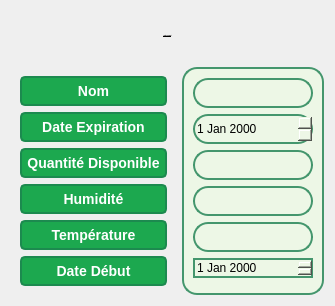
                 <widget class="QWidget" name="formajout">
                  <property name="styleSheet">
                   <string notr="true">border:none;
    background-image: url(&quot;:/images/bg.jpeg&quot;);
    background-repeat: no-repeat;
    background-position: center;
    background-size: cover; /* Optionnel */</string>
                  </property>
                  <layout class="QVBoxLayout" name="verticalLayout_9">
                   <item>
                    <widget class="QFrame" name="frame_6">
                     <property name="minimumSize">
                      <size>
                       <width>0</width>
                       <height>0</height>
                      </size>
                     </property>
                     <property name="maximumSize">
                      <size>
                       <width>400</width>
                       <height>16777215</height>
                      </size>
                     </property>
                     <property name="styleSheet">
                      <string notr="true">border:none;</string>
                     </property>
                     <property name="frameShape">
                      <enum>QFrame::Shape::StyledPanel</enum>
                     </property>
                     <property name="frameShadow">
                      <enum>QFrame::Shadow::Raised</enum>
                     </property>
                     <layout class="QVBoxLayout" name="verticalLayout_8">
                      <property name="leftMargin">
                       <number>0</number>
                      </property>
                      <property name="topMargin">
                       <number>0</number>
                      </property>
                      <property name="rightMargin">
                       <number>0</number>
                      </property>
                      <property name="bottomMargin">
                       <number>0</number>
                      </property>
                      <item>
                       <widget class="QPushButton" name="pushButton_6">
                        <property name="minimumSize">
                         <size>
                          <width>0</width>
                          <height>50</height>
                         </size>
                        </property>
                        <property name="maximumSize">
                         <size>
                          <width>16777215</width>
                          <height>16777215</height>
                         </size>
                        </property>
                        <property name="font">
                         <font>
                          <family>Roboto</family>
                          <pointsize>-1</pointsize>
                          <bold>true</bold>
                          <underline>true</underline>
                         </font>
                        </property>
                        <property name="cursor">
                         <cursorShape>PointingHandCursor</cursorShape>
                        </property>
                        <property name="layoutDirection">
                         <enum>Qt::LayoutDirection::LeftToRight</enum>
                        </property>
                        <property name="styleSheet">
                         <string notr="true">QPushButton {
    background-color: rgb(50, 120, 90); /* Couleur verte foncée */
    /*color: black;*/
   /* color: #1f472e;*/
color:black;
    font-family: &quot;Roboto&quot;, sans-serif;
     
    font-weight: bold; /* texte en gras */
    font-size: 20px;
    text-decoration: underline;  /* Texte souligné */
    line-height: 1.5;

    width: 200px;
    height: 40px;
    opacity: 0.65;
    text-align: center;
    
    border-style: solid;
    transition: background-color 0.3s ease, opacity 0.3s ease, transform 0.3s ease; /* Transition pour effet plus fluide */
}

QPushButton:hover {
    background-color: rgb(70, 140, 110); /* Couleur de fond légèrement plus claire au survol */
    opacity: 0.85; /* Augmentation de l'opacité */
    transform: scale(1.05); /* Agrandissement léger */
    box-shadow: 2px 2px 5px rgba(0, 0, 0, 0.3); /* Ombre pour donner de la profondeur */
}

                                                           

/*                                                  
QPushButton {
    background-color: rgb(50, 120, 90); 
    color: black;
    
    font-size: 20px;
    text-decoration: underline;   
    line-height: 1.5;

    width: 200px;
    height: 40px;
    opacity: 0.65;
    text-align: center;
    
    border-style: solid;
}
/*</string>
                        </property>
                        <property name="text">
                         <string>Ajouter le Produit</string>
                        </property>
                       </widget>
                      </item>
                      <item>
                       <widget class="QFrame" name="frame_10">
                        <property name="frameShape">
                         <enum>QFrame::Shape::StyledPanel</enum>
                        </property>
                        <property name="frameShadow">
                         <enum>QFrame::Shadow::Raised</enum>
                        </property>
                        <layout class="QHBoxLayout" name="horizontalLayout_2">
                         <property name="leftMargin">
                          <number>0</number>
                         </property>
                         <property name="topMargin">
                          <number>0</number>
                         </property>
                         <property name="rightMargin">
                          <number>0</number>
                         </property>
                         <property name="bottomMargin">
                          <number>0</number>
                         </property>
                         <item>
                          <widget class="QFrame" name="frame_8">
                           <property name="styleSheet">
                            <string notr="true">QFrame QLabel {
background-color: rgb(28, 168, 79);

}</string>
                           </property>
                           <property name="frameShape">
                            <enum>QFrame::Shape::StyledPanel</enum>
                           </property>
                           <property name="frameShadow">
                            <enum>QFrame::Shadow::Raised</enum>
                           </property>
                           <layout class="QVBoxLayout" name="verticalLayout_6">
                            <item>
                             <widget class="QLabel" name="label_29">
                              <property name="styleSheet">
                               <string notr="true">QLabel {
    background-color: rgb(28, 168, 79); /* Couleur de fond */
    border: 2px solid #1C8A4F; /* Bordure assortie */
    border-radius: 5px; /* Coins arrondis */
    color: white; /* Texte en blanc */
    font-size: 14px; /* Taille de police */
    padding: 5px; /* Espacement interne */
    font-weight: bold; /* Texte en gras */
}

QLabel:hover {
    background-color: rgb(20, 140, 60); /* Couleur de fond change lorsque l'on survole le label */
}

QLabel:focus {
    border: 2px solid #0D6E3F; /* Bordure qui change en cas de focus (utile pour les QLabel avec interaction) */
}

</string>
                              </property>
                              <property name="text">
                               <string>Nom</string>
                              </property>
                              <property name="alignment">
                               <set>Qt::AlignmentFlag::AlignCenter</set>
                              </property>
                             </widget>
                            </item>
                            <item>
                             <widget class="QLabel" name="label_24">
                              <property name="styleSheet">
                               <string notr="true">QLabel {
    background-color: rgb(28, 168, 79); /* Couleur de fond */
    border: 2px solid #1C8A4F; /* Bordure assortie */
    border-radius: 5px; /* Coins arrondis */
    color: white; /* Texte en blanc */
    font-size: 14px; /* Taille de police */
    padding: 5px; /* Espacement interne */
    font-weight: bold; /* Texte en gras */
}

QLabel:hover {
    background-color: rgb(20, 140, 60); /* Couleur de fond change lorsque l'on survole le label */
}

QLabel:focus {
    border: 2px solid #0D6E3F; /* Bordure qui change en cas de focus (utile pour les QLabel avec interaction) */
}

</string>
                              </property>
                              <property name="text">
                               <string>Date Expiration</string>
                              </property>
                              <property name="alignment">
                               <set>Qt::AlignmentFlag::AlignCenter</set>
                              </property>
                             </widget>
                            </item>
                            <item>
                             <widget class="QLabel" name="label_28">
                              <property name="styleSheet">
                               <string notr="true">QLabel {
    background-color: rgb(28, 168, 79); /* Couleur de fond */
    border: 2px solid #1C8A4F; /* Bordure assortie */
    border-radius: 5px; /* Coins arrondis */
    color: white; /* Texte en blanc */
    font-size: 14px; /* Taille de police */
    padding: 5px; /* Espacement interne */
    font-weight: bold; /* Texte en gras */
}

QLabel:hover {
    background-color: rgb(20, 140, 60); /* Couleur de fond change lorsque l'on survole le label */
}

QLabel:focus {
    border: 2px solid #0D6E3F; /* Bordure qui change en cas de focus (utile pour les QLabel avec interaction) */
}

</string>
                              </property>
                              <property name="text">
                               <string>Quantité Disponible</string>
                              </property>
                              <property name="alignment">
                               <set>Qt::AlignmentFlag::AlignCenter</set>
                              </property>
                             </widget>
                            </item>
                            <item>
                             <widget class="QLabel" name="label_26">
                              <property name="styleSheet">
                               <string notr="true">QLabel {
    background-color: rgb(28, 168, 79); /* Couleur de fond */
    border: 2px solid #1C8A4F; /* Bordure assortie */
    border-radius: 5px; /* Coins arrondis */
    color: white; /* Texte en blanc */
    font-size: 14px; /* Taille de police */
    padding: 5px; /* Espacement interne */
    font-weight: bold; /* Texte en gras */
}

QLabel:hover {
    background-color: rgb(20, 140, 60); /* Couleur de fond change lorsque l'on survole le label */
}

QLabel:focus {
    border: 2px solid #0D6E3F; /* Bordure qui change en cas de focus (utile pour les QLabel avec interaction) */
}

</string>
                              </property>
                              <property name="text">
                               <string>Humidité</string>
                              </property>
                              <property name="alignment">
                               <set>Qt::AlignmentFlag::AlignCenter</set>
                              </property>
                             </widget>
                            </item>
                            <item>
                             <widget class="QLabel" name="label_27">
                              <property name="styleSheet">
                               <string notr="true">QLabel {
    background-color: rgb(28, 168, 79); /* Couleur de fond */
    border: 2px solid #1C8A4F; /* Bordure assortie */
    border-radius: 5px; /* Coins arrondis */
    color: white; /* Texte en blanc */
    font-size: 14px; /* Taille de police */
    padding: 5px; /* Espacement interne */
    font-weight: bold; /* Texte en gras */
}

QLabel:hover {
    background-color: rgb(20, 140, 60); /* Couleur de fond change lorsque l'on survole le label */
}

QLabel:focus {
    border: 2px solid #0D6E3F; /* Bordure qui change en cas de focus (utile pour les QLabel avec interaction) */
}

</string>
                              </property>
                              <property name="text">
                               <string>Température</string>
                              </property>
                              <property name="alignment">
                               <set>Qt::AlignmentFlag::AlignCenter</set>
                              </property>
                             </widget>
                            </item>
                            <item>
                             <widget class="QLabel" name="label_25">
                              <property name="styleSheet">
                               <string notr="true">QLabel {
    background-color: rgb(28, 168, 79); /* Couleur de fond */
    border: 2px solid #1C8A4F; /* Bordure assortie */
    border-radius: 5px; /* Coins arrondis */
    color: white; /* Texte en blanc */
    font-size: 14px; /* Taille de police */
    padding: 5px; /* Espacement interne */
    font-weight: bold; /* Texte en gras */
}

QLabel:hover {
    background-color: rgb(20, 140, 60); /* Couleur de fond change lorsque l'on survole le label */
}

QLabel:focus {
    border: 2px solid #0D6E3F; /* Bordure qui change en cas de focus (utile pour les QLabel avec interaction) */
}

</string>
                              </property>
                              <property name="text">
                               <string>Date Début</string>
                              </property>
                              <property name="alignment">
                               <set>Qt::AlignmentFlag::AlignCenter</set>
                              </property>
                             </widget>
                            </item>
                           </layout>
                          </widget>
                         </item>
                         <item>
                          <widget class="QFrame" name="frame_3">
                           <property name="styleSheet">
                            <string notr="true">background-color: #edf7e6;         /* Light green inside background */
border: 2px solid rgb(68, 150, 109); /* Green border */
border-radius: 15px;                /* Rounded corners with 15px radius */</string>
                           </property>
                           <property name="frameShape">
                            <enum>QFrame::Shape::StyledPanel</enum>
                           </property>
                           <property name="frameShadow">
                            <enum>QFrame::Shadow::Raised</enum>
                           </property>
                           <layout class="QVBoxLayout" name="verticalLayout_7">
                            <item>
                             <widget class="QLineEdit" name="inputnomproduit_2">
                              <property name="minimumSize">
                               <size>
                                <width>100</width>
                                <height>30</height>
                               </size>
                              </property>
                              <property name="maximumSize">
                               <size>
                                <width>16777215</width>
                                <height>16777215</height>
                               </size>
                              </property>
                             </widget>
                            </item>
                            <item>
                             <widget class="QDateEdit" name="inputdateexpiration_2">
                              <property name="minimumSize">
                               <size>
                                <width>0</width>
                                <height>30</height>
                               </size>
                              </property>
                             </widget>
                            </item>
                            <item>
                             <widget class="QLineEdit" name="inputquantitedisponible_2">
                              <property name="styleSheet">
                               <string notr="true">QLineEdit {
    border-radius: 15px;
border: 2px solid rgb(68, 150, 109); /* Green border */
    padding: 5px;
}</string>
                              </property>
                             </widget>
                            </item>
                            <item>
                             <widget class="QLineEdit" name="inputhumidite_2">
                              <property name="styleSheet">
                               <string notr="true">QLineEdit {
    border-radius: 15px;
border: 2px solid rgb(68, 150, 109); /* Green border */
    padding: 5px;
}</string>
                              </property>
                             </widget>
                            </item>
                            <item>
                             <widget class="QLineEdit" name="inputtemperature_2">
                              <property name="styleSheet">
                               <string notr="true">QLineEdit {
    border-radius: 15px;
border: 2px solid rgb(68, 150, 109); /* Green border */
    padding: 5px;
}</string>
                              </property>
                             </widget>
                            </item>
                            <item>
                             <widget class="QDateEdit" name="inputdatedebut_2"/>
                            </item>
                           </layout>
                          </widget>
                         </item>
                        </layout>
                       </widget>
                      </item>
                     </layout>
                    </widget>
                   </item>
                  </layout>
                 </widget>
